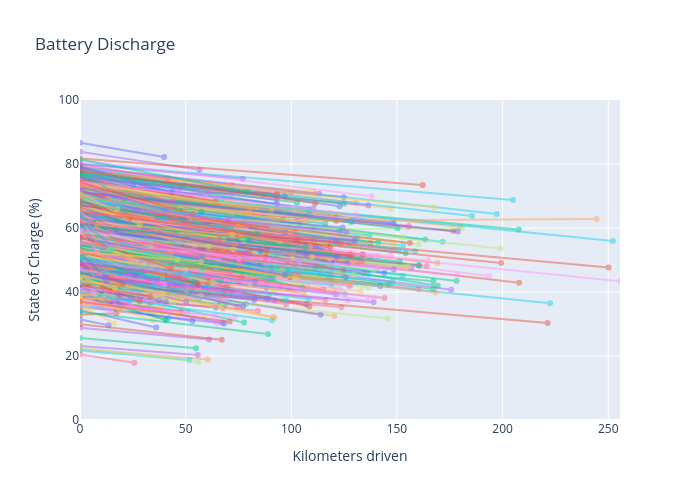

Notebook code for this chart:
### Code cell
# Max km for x-axis scaling
max_km_driven = trip_data['km_driven'].max()

# --- Matplotlib version ---
fig, ax = plt.subplots(figsize=(7, 6))

for _, row in trip_data.iterrows():
    x_vals = [0, row['km_driven']]
    y_vals = [row['soc'], row['end_soc']]
    ax.plot(x_vals, y_vals, marker='o', alpha=0.6)

ax.set_title('Battery Discharge')
ax.set_xlabel('Kilometers driven')
ax.set_ylabel('State of Charge (%)')
ax.set_xlim(0, max_km_driven)
ax.set_ylim(0, 100)
ax.grid(True)

plt.tight_layout()
plt.show()


# --- Plotly version ---
colors = px.colors.qualitative.Plotly
fig = go.Figure()

for color_idx, (_, row) in enumerate(trip_data.reset_index().iterrows()):
    fig.add_trace(
        go.Scatter(
            x=[0, row['km_driven']],
            y=[row['soc'], row['end_soc']],
            mode='lines+markers',
            opacity=0.5,
            line=dict(color=colors[color_idx % len(colors)], width=2),
            marker=dict(size=6),
            name=f"Trip {row['index']}",
            hovertemplate=(
                f"Trip index: {row['index']}<br>"
                f"SOC start: {row['soc']}%<br>"
                f"SOC end: {row['end_soc']}%<br>"
                f"Km driven: {row['km_driven']} km<br>"
            )
        )
    )

fig.update_xaxes(title_text='Kilometers driven', range=[0, max_km_driven])
fig.update_yaxes(title_text='State of Charge (%)', range=[0, 100])

fig.update_layout(
    title="Battery Discharge",
    height=500,
    width=700,
    showlegend=False,
    hovermode='closest'
)

fig.show()
